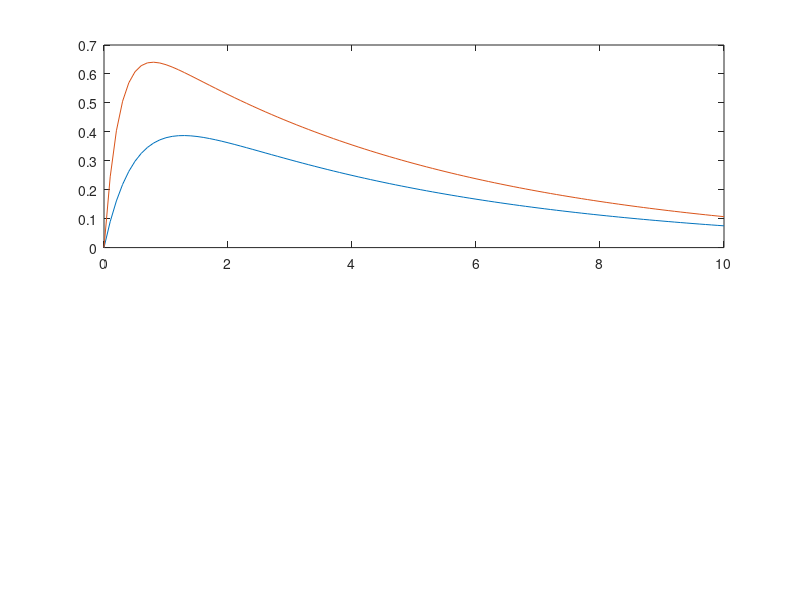

This figure's MATLAB source:
% Modelos y Simulación
% Tema: SIMO
% Autor: Gianfranco Salomone

clc;
clear all;

% Funciones transferencia
G1 = tf(1, [1 2]);
G2 = tf(3, [1 4]);

% Tiempo de simulación
t = 0:.1:10;
t = t';  % Transpuesto para poder utilizarlo en lsim
u1 = exp(-t / 5);

M = [G1 ; G2];

figure(3)
title('Sistema SIMO');
% Salida del SIMO frente a u1
% TODO: verificar funcionamiento
y4 = lsim(M, u1, t);
subplot(2,1,1)
plot(t,y4)
